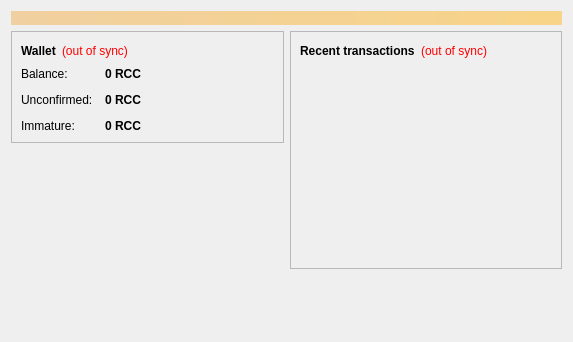
<?xml version="1.0" encoding="UTF-8"?>
<ui version="4.0">
 <class>OverviewPage</class>
 <widget class="QWidget" name="OverviewPage">
  <property name="geometry">
   <rect>
    <x>0</x>
    <y>0</y>
    <width>573</width>
    <height>342</height>
   </rect>
  </property>
  <property name="windowTitle">
   <string>Form</string>
  </property>
  <layout class="QVBoxLayout" name="topLayout">
   <item>
    <widget class="QLabel" name="labelAlerts">
     <property name="visible">
      <bool>false</bool>
     </property>
     <property name="styleSheet">
      <string notr="true">background-color: qlineargradient(x1: 0, y1: 0, x2: 1, y2: 0, stop:0 #F0D0A0, stop:1 #F8D488); color:#000000;</string>
     </property>
     <property name="wordWrap">
      <bool>true</bool>
     </property>
     <property name="margin">
      <number>3</number>
     </property>
    </widget>
   </item>
   <item>
    <layout class="QHBoxLayout" name="horizontalLayout" stretch="1,1">
     <item>
      <layout class="QVBoxLayout" name="verticalLayout_2">
       <item>
        <widget class="QFrame" name="frame">
         <property name="frameShape">
          <enum>QFrame::StyledPanel</enum>
         </property>
         <property name="frameShadow">
          <enum>QFrame::Raised</enum>
         </property>
         <layout class="QVBoxLayout" name="verticalLayout_4">
          <item>
           <layout class="QHBoxLayout" name="horizontalLayout_4">
            <item>
             <widget class="QLabel" name="label_5">
              <property name="font">
               <font>
                <weight>75</weight>
                <bold>true</bold>
               </font>
              </property>
              <property name="text">
               <string>Wallet</string>
              </property>
             </widget>
            </item>
            <item>
             <widget class="QLabel" name="labelWalletStatus">
              <property name="toolTip">
               <string>The displayed information may be out of date. Your wallet automatically synchronizes with the Recylecoin network after a connection is established, but this process has not completed yet.</string>
              </property>
              <property name="styleSheet">
               <string notr="true">QLabel { color: red; }</string>
              </property>
              <property name="text">
               <string notr="true">(out of sync)</string>
              </property>
              <property name="alignment">
               <set>Qt::AlignLeading|Qt::AlignLeft|Qt::AlignVCenter</set>
              </property>
             </widget>
            </item>
            <item>
             <spacer name="horizontalSpacer_2">
              <property name="orientation">
               <enum>Qt::Horizontal</enum>
              </property>
              <property name="sizeHint" stdset="0">
               <size>
                <width>40</width>
                <height>20</height>
               </size>
              </property>
             </spacer>
            </item>
           </layout>
          </item>
          <item>
           <layout class="QFormLayout" name="formLayout_2">
            <property name="fieldGrowthPolicy">
             <enum>QFormLayout::AllNonFixedFieldsGrow</enum>
            </property>
            <property name="horizontalSpacing">
             <number>12</number>
            </property>
            <property name="verticalSpacing">
             <number>12</number>
            </property>
            <item row="0" column="0">
             <widget class="QLabel" name="label">
              <property name="text">
               <string>Balance:</string>
              </property>
             </widget>
            </item>
            <item row="0" column="1">
             <widget class="QLabel" name="labelBalance">
              <property name="font">
               <font>
                <weight>75</weight>
                <bold>true</bold>
               </font>
              </property>
              <property name="cursor">
               <cursorShape>IBeamCursor</cursorShape>
              </property>
              <property name="toolTip">
               <string>Your current balance</string>
              </property>
              <property name="text">
               <string notr="true">0 RCC</string>
              </property>
              <property name="textInteractionFlags">
               <set>Qt::LinksAccessibleByMouse|Qt::TextSelectableByKeyboard|Qt::TextSelectableByMouse</set>
              </property>
             </widget>
            </item>
            <item row="1" column="0">
             <widget class="QLabel" name="label_3">
              <property name="text">
               <string>Unconfirmed:</string>
              </property>
             </widget>
            </item>
            <item row="1" column="1">
             <widget class="QLabel" name="labelUnconfirmed">
              <property name="font">
               <font>
                <weight>75</weight>
                <bold>true</bold>
               </font>
              </property>
              <property name="cursor">
               <cursorShape>IBeamCursor</cursorShape>
              </property>
              <property name="toolTip">
               <string>Total of transactions that have yet to be confirmed, and do not yet count toward the current balance</string>
              </property>
              <property name="text">
               <string notr="true">0 RCC</string>
              </property>
              <property name="textInteractionFlags">
               <set>Qt::LinksAccessibleByMouse|Qt::TextSelectableByKeyboard|Qt::TextSelectableByMouse</set>
              </property>
             </widget>
            </item>
            <item row="2" column="0">
             <widget class="QLabel" name="labelImmatureText">
              <property name="text">
               <string>Immature:</string>
              </property>
             </widget>
            </item>
            <item row="2" column="1">
             <widget class="QLabel" name="labelImmature">
              <property name="font">
               <font>
                <weight>75</weight>
                <bold>true</bold>
               </font>
              </property>
              <property name="toolTip">
               <string>Mined balance that has not yet matured</string>
              </property>
              <property name="text">
               <string notr="true">0 RCC</string>
              </property>
              <property name="textInteractionFlags">
               <set>Qt::LinksAccessibleByMouse|Qt::TextSelectableByKeyboard|Qt::TextSelectableByMouse</set>
              </property>
             </widget>
            </item>
           </layout>
          </item>
         </layout>
        </widget>
       </item>
       <item>
        <spacer name="verticalSpacer">
         <property name="orientation">
          <enum>Qt::Vertical</enum>
         </property>
         <property name="sizeHint" stdset="0">
          <size>
           <width>20</width>
           <height>40</height>
          </size>
         </property>
        </spacer>
       </item>
      </layout>
     </item>
     <item>
      <layout class="QVBoxLayout" name="verticalLayout_3">
       <item>
        <widget class="QFrame" name="frame_2">
         <property name="frameShape">
          <enum>QFrame::StyledPanel</enum>
         </property>
         <property name="frameShadow">
          <enum>QFrame::Raised</enum>
         </property>
         <layout class="QVBoxLayout" name="verticalLayout">
          <item>
           <layout class="QHBoxLayout" name="horizontalLayout_2">
            <item>
             <widget class="QLabel" name="label_4">
              <property name="text">
               <string>&lt;b&gt;Recent transactions&lt;/b&gt;</string>
              </property>
             </widget>
            </item>
            <item>
             <widget class="QLabel" name="labelTransactionsStatus">
              <property name="toolTip">
               <string>The displayed information may be out of date. Your wallet automatically synchronizes with the Recylecoin network after a connection is established, but this process has not completed yet.</string>
              </property>
              <property name="styleSheet">
               <string notr="true">QLabel { color: red; }</string>
              </property>
              <property name="text">
               <string notr="true">(out of sync)</string>
              </property>
              <property name="alignment">
               <set>Qt::AlignRight|Qt::AlignTrailing|Qt::AlignVCenter</set>
              </property>
             </widget>
            </item>
            <item>
             <spacer name="horizontalSpacer">
              <property name="orientation">
               <enum>Qt::Horizontal</enum>
              </property>
              <property name="sizeHint" stdset="0">
               <size>
                <width>40</width>
                <height>20</height>
               </size>
              </property>
             </spacer>
            </item>
           </layout>
          </item>
          <item>
           <widget class="QListView" name="listTransactions">
            <property name="styleSheet">
             <string notr="true">QListView { background: transparent; }</string>
            </property>
            <property name="frameShape">
             <enum>QFrame::NoFrame</enum>
            </property>
            <property name="verticalScrollBarPolicy">
             <enum>Qt::ScrollBarAlwaysOff</enum>
            </property>
            <property name="horizontalScrollBarPolicy">
             <enum>Qt::ScrollBarAlwaysOff</enum>
            </property>
            <property name="selectionMode">
             <enum>QAbstractItemView::NoSelection</enum>
            </property>
           </widget>
          </item>
         </layout>
        </widget>
       </item>
       <item>
        <spacer name="verticalSpacer_2">
         <property name="orientation">
          <enum>Qt::Vertical</enum>
         </property>
         <property name="sizeHint" stdset="0">
          <size>
           <width>20</width>
           <height>40</height>
          </size>
         </property>
        </spacer>
       </item>
      </layout>
     </item>
    </layout>
   </item>
  </layout>
 </widget>
 <resources/>
 <connections/>
</ui>
